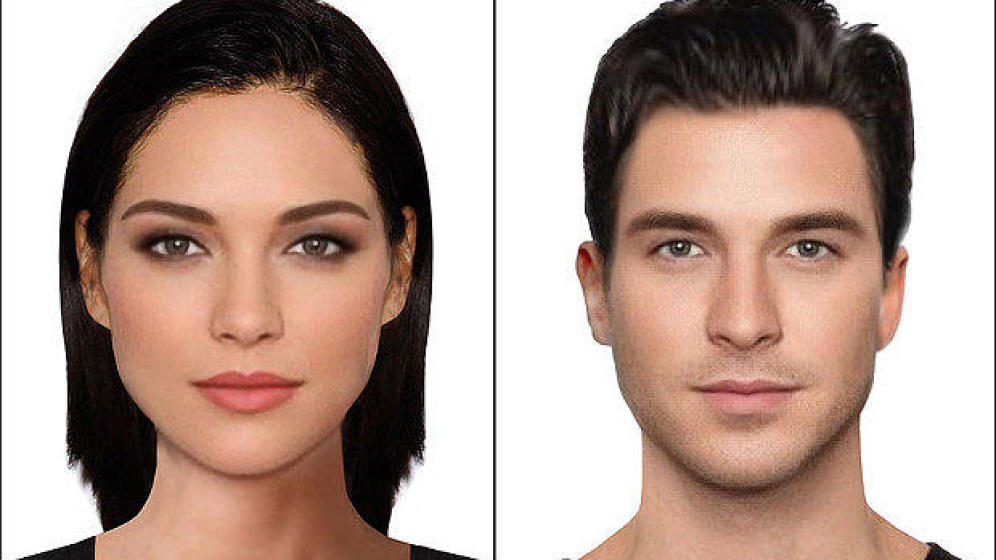
#> input picture Documentación/imagen-sin-titulo.jpg, 996 x 560 px, given in place of the camera
$ python des_color.py   (Python 2 division)
#> lines starting #> are read from the running program, lines starting #| are printed output that depends on the picture; after the words box and inside, x2 and y2 are one past the last pixel; in counts of white or black regions, pixels touching at a corner belong together
#Algoritmo de deteccion de colores
#Por Glar3
#
#
#Detecta objetos verdes, elimina el ruido y busca su centro

import cv2
import numpy as np

#Iniciamos la camara
captura = cv2.VideoCapture(0)

while(1):

    #Capturamos una imagen y la convertimos de RGB -> HSV
    _, imagen = captura.read()
#> imagen is the input picture: shape (560, 996, 3); mean B, G, R 147.8, 158, 181.1
    print type(imagen)
#| <class 'numpy.ndarray'>
    hsv = cv2.cvtColor(imagen, cv2.COLOR_BGR2HSV)
#> hsv: shape (560, 996, 3); mean H, S, V 17.3, 64, 181.3

    #Establecemos el rango de colores que vamos a detectar
    #En este caso de verde oscuro a verde-azulado claro
    verde_bajos = np.array([50,50,50], dtype=np.uint8)
    verde_altos = np.array([80, 255, 255], dtype=np.uint8)

    #Crear una mascara con solo los pixeles dentro del rango de verdes
    mask = cv2.inRange(hsv, verde_bajos, verde_altos)
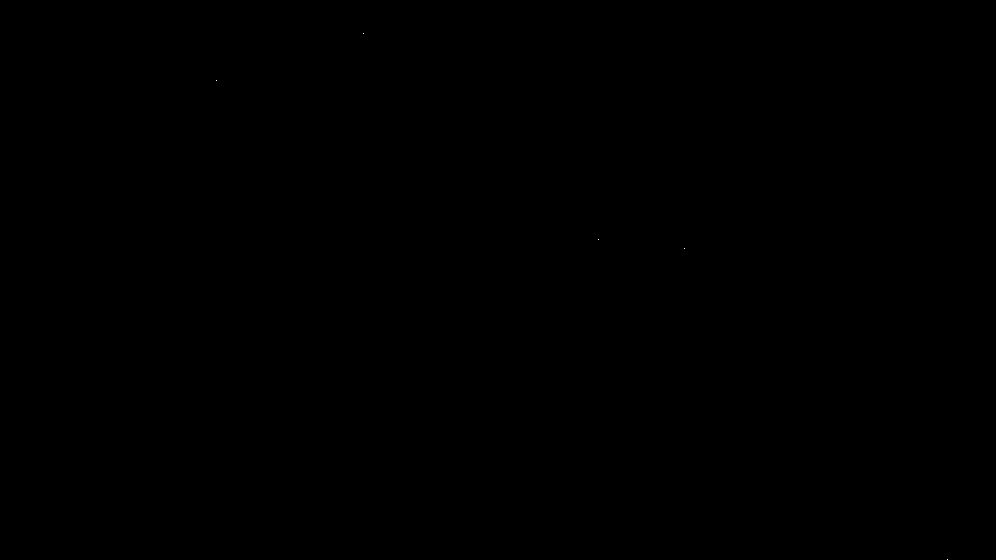
#> mask: shape (560, 996); 0% white in thin lines or dots, all inside (x1, y1, x2, y2) = (216, 33, 948, 560)

    #Encontrar el area de los objetos que detecta la camara
    moments = cv2.moments(mask)
#> moments = moments, m00 1275, centre m10/m00, m01/m00 = (561.6, 231.8)
    area = moments['m00']
#> area = 1275

    #Descomentar para ver el area por pantalla
    #print area
    if(area > 2000000):

        #Buscamos el centro x, y del objeto
        x = int(moments['m10']/moments['m00'])
        y = int(moments['m01']/moments['m00'])

        #Mostramos sus coordenadas por pantalla
        print "x = ", x
        print "y = ", y

        #Dibujamos una marca en el centro del objeto
        cv2.rectangle(imagen, (x, y), (x+2, y+2),(0,0,255), 2)


    #Mostramos la imagen original con la marca del centro y
    #la mascara
    cv2.imshow('mask', mask)
    cv2.imshow('Camara', imagen)
    tecla = cv2.waitKey(5) & 0xFF
#> (key Esc is pressed here)
    if tecla == 27:
        break

cv2.destroyAllWindows()
